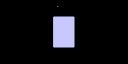
Frame 1 (no input)
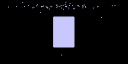
Frame 60 (no input)
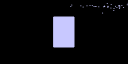
Frame 120 (the mouse pressed at the canvas centre since frame 60)

The p5.js sketch that drew these frames (run headless with seeded random() and noise() and a simulated clock; from frame 60 on, the mouse is pressed at the canvas centre):

// p5.js sketch
// ── sketch.js
function setup() {
	createCanvas(128, 64);
	 frameRate(50);

}

var count=0;
var point_buffer=[];
var multiplier = 10;
var multiplier2 = 2;
var multiplier3 = 2;

var noise_buffer = [];
var noise_count = -1;
var noise_row_toggle = true;

function draw() {
	background(0);
	fill(200, 200, 255);

	stroke(200, 200, 255);

	var posy=Math.round(Math.sin(count/multiplier2)*(count/20))
	posy +=Math.round(Math.tan((count+30)/multiplier)*3)
	posy +=Math.round(Math.sin((count*count)/multiplier3)*3)
	point_buffer.unshift([count, height*0.5+posy])
	if(point_buffer.length>height){
		point_buffer.pop();
	}
	for(var i=0;i<point_buffer.length;i++){
		point(point_buffer[i][0]+Math.random()*width/2, point_buffer[i][1]/5);
	}

	count++;
	if(count>width){
		count=0;
		multiplier = 10+Math.random()*100;
		multiplier2 = 2+Math.random()*80;
		multiplier3 = 2+Math.random()*100;
	}

	for(var k=0;k<height;k++){
		var half_width = 15+Math.floor(posy*3);
		if(posy<5 || k%2==0){
			continue;
		}
		var extra = (k>=point_buffer.length)? 0 : (point_buffer[k][1]-(height/2))*3;
		line(width/2-half_width+extra, k, width/2+half_width+extra,k )
	}

	if(posy>1){
		draw_noise(posy);
	}else{
		rect(width/2-10, height/2-15, 20,30);
	}
}

function draw_noise(amplifier){
	var local_buffer;
	if( noise_count<2 && noise_count >= 0 ){

	}else{
		noise_row_toggle = !noise_row_toggle;
		noise_count = -1;
		noise_buffer = [];
		for(var i=0; i< height*width; i++){
			var test_pixel = Math.random() * 100 > Math.min(99,800/amplifier);
			var ypos = Math.floor(i/width);
			if(ypos==amplifier){
				continue;
			}

			if(test_pixel){
				var xpos = i%width;
				noise_buffer.push([ xpos, ypos ]);
			}
		}

	}

	for(var i=0; i< noise_buffer.length; i++){
		point(noise_buffer[i][0], noise_buffer[i][1]);
	}
	noise_count++

}
